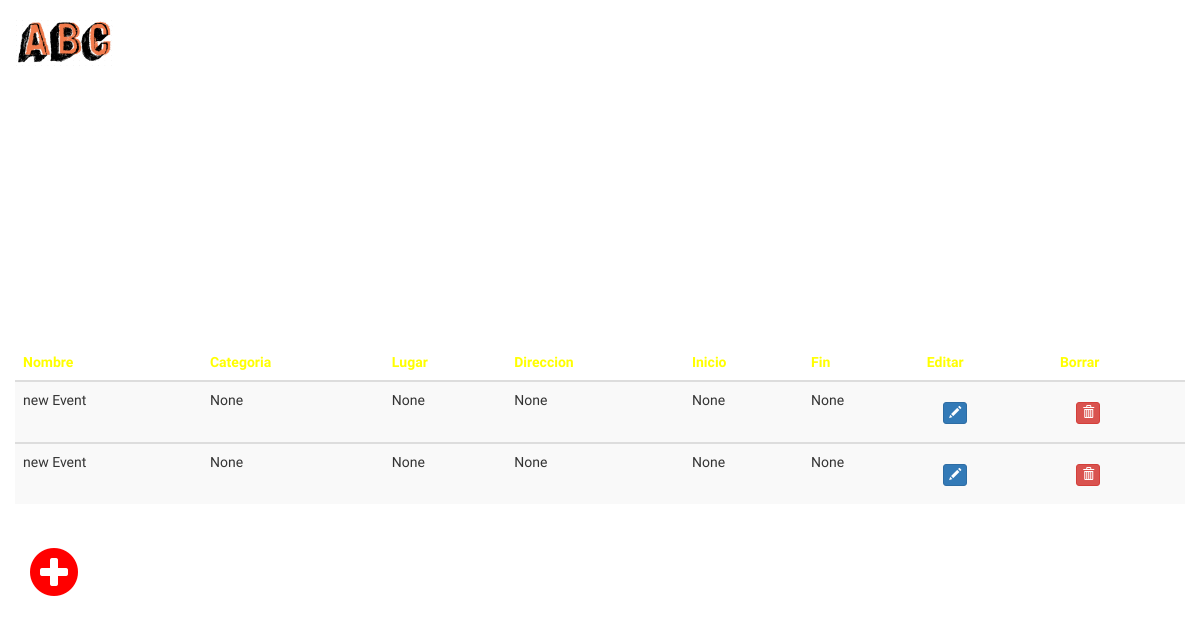
Before: /events/ (signed in) with the older database file.
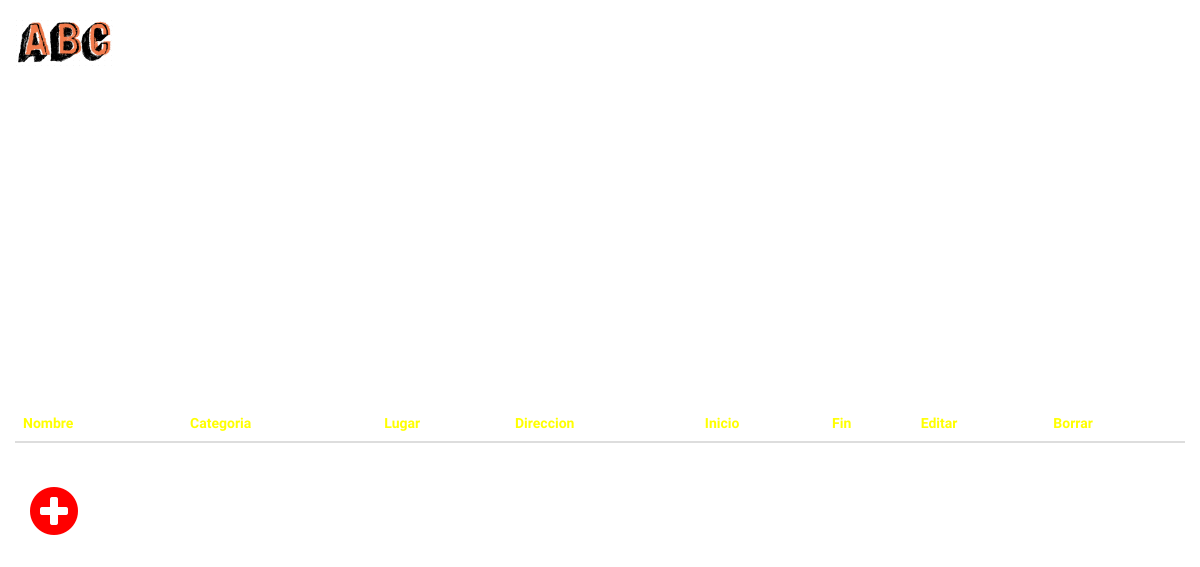
After: the same page with the newer database file.
### events/models.py (models this page shows, shortened)
class Event(models.Model):
    name = models.CharField(max_length=180, default="new Event")
    description = models.CharField(max_length=300, null=True)
    place = models.CharField(max_length=180, null=True)
    address = models.CharField(max_length=180, null=True)
    created_At = models.DateTimeField(auto_now_add=True)
    startDate = models.DateTimeField(blank=True, null=True)
    endDate = models.DateTimeField(blank=False, null=True)
    mode = models.BooleanField(null=True, blank=False)
    author = models.ForeignKey(settings.AUTH_USER_MODEL, on_delete=models.CASCADE, null=False, blank=False, default=1)

### events/views.py (the view)
# urls.py: url(r'^events/', include('events.urls')),
@login_required
def events(request):
    form = EventsForm()
    events = Event.objects.filter(author=request.user).order_by('created_At')
    if request.method == 'POST':
        print("post")
        return HttpResponseRedirect('/events')
    else:
        form = EventsForm()
    return render(request, 'events/events.html', {'events': events, 'form': form})

### events/templates/events/events.html (shortened to what this page needs)
<!DOCTYPE html>
<html>
<head>
    {% load static %}
    <link href="//maxcdn.bootstrapcdn.com/bootstrap/3.3.0/css/bootstrap.min.css" rel="stylesheet" id="bootstrap-css">
    <link rel="stylesheet" href="https://cdnjs.cloudflare.com/ajax/libs/font-awesome/4.7.0/css/font-awesome.min.css">
    <link rel="stylesheet" type="text/css" href="{% static 'events/css/eventsFormStyle.css'%}">
</head>
<body>
<nav class="navbar navbar-expand-lg navbar-light bg-light">
    <a class="navbar-brand" href="/">
        <image src="{% static 'events/logoABC.png'%}" style="width:100px;height:50px"></image>
    </a>
</nav>
<div class="container">
    <div class="row">
        <table id="mytable" class="table table-bordred table-striped">
            <thead style="color:yellow">
            <th>Nombre</th>
            <th>Categoria</th>
            <th>Lugar</th>
            <th>Direccion</th>
            <th>Inicio</th>
            <th>Fin</th>
            <th>Editar</th>
            <th>Borrar</th>
            </thead>
            <tbody>
            {% for event in events %}
            <tr>
                <td>{{event.name}}</td>
                <td>{{event.description}}</td>
                <td>{{event.place}}</td>
                <td>{{event.address}}</td>
                <td>{{event.startDate}}</td>
                <td>{{event.endDate}}</td>
                <td>
                    <p data-placement="top" data-toggle="tooltip" title="Edit">
                    <form action="edit" method="get">
                        <button type="submit" class="btn btn-primary btn-xs" data-title="Edit" data-toggle="modal"
                                data-target="#edit"><span class="glyphicon glyphicon-pencil"></span></button>
                    </form>
                    </p>
                </td>
                <td>
                    <p data-placement="top" data-toggle="tooltip" title="Delete">
                    <form action="delete" method="post">
                        <button type="submit" class="btn btn-danger btn-xs" data-title="Delete" data-toggle="modal"
                                data-target="#delete"><span class="glyphicon glyphicon-trash"></span></button>
                    </form>
                    </p>
                </td>
            </tr>
            </tbody>
            {% endfor %}
        </table>
    </div>
    <br>
    <div><a href="eventsform" style="color:red"><i class="fa fa-4x fa-plus-circle float-right"></i></a></div>
</div>
</body>
</html>

### static/events/css/eventsFormStyle.css (style rules this page uses)
html,body { background-image: url('http://getwallpapers.com/wallpaper/full/a/5/d/544750.jpg'); background-size: cover; background-repeat: no-repeat; height: 100%; font-family: 'Numans', sans-serif; }
.container { height: 100%; align-content: center; }

Changed rows visible on the page:
removed Event: name "new Event", description "None", place "None", address "None", startDate "None", endDate "None"
removed Event: name "new Event", description "None", place "None", address "None", startDate "None", endDate "None"
